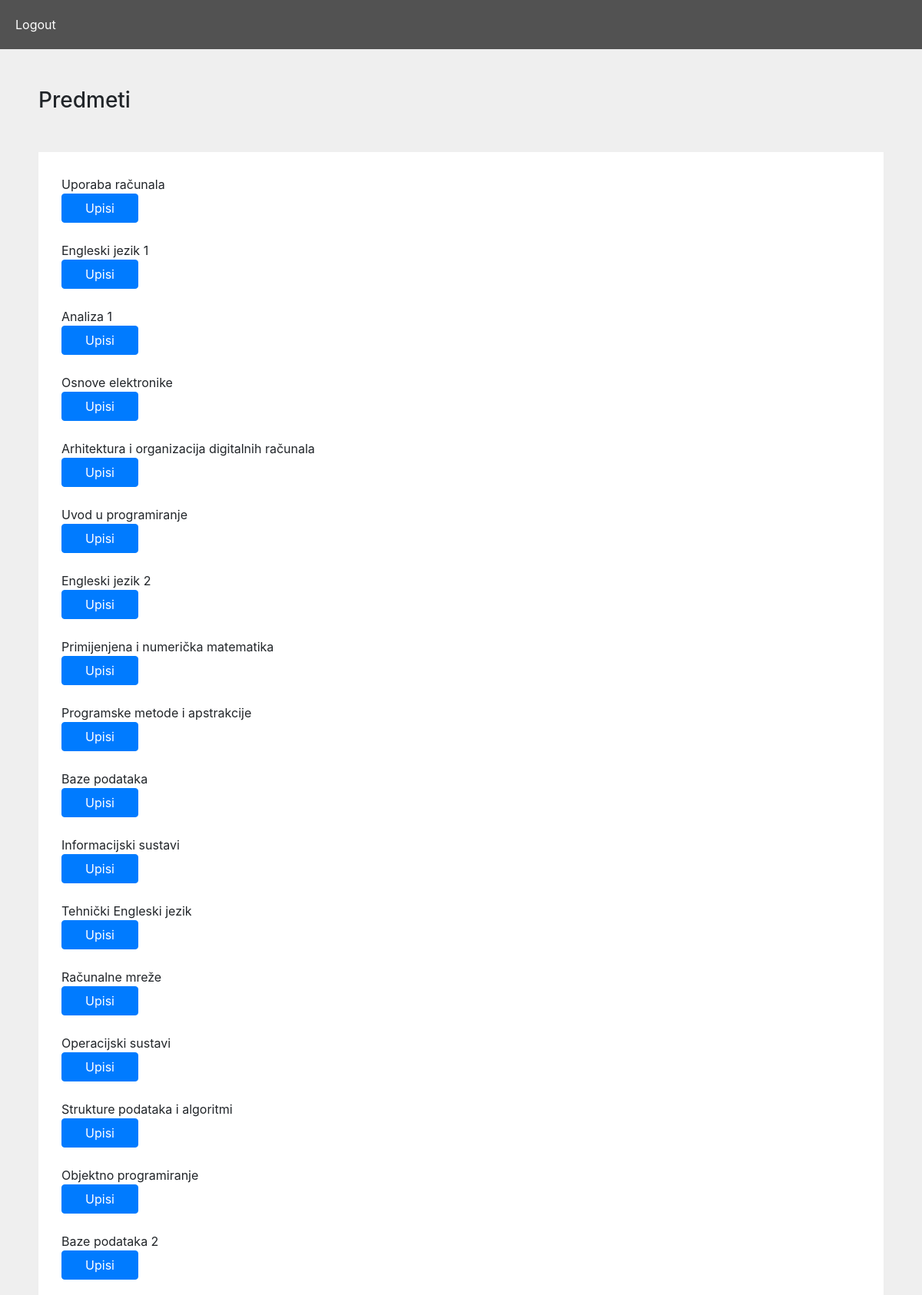
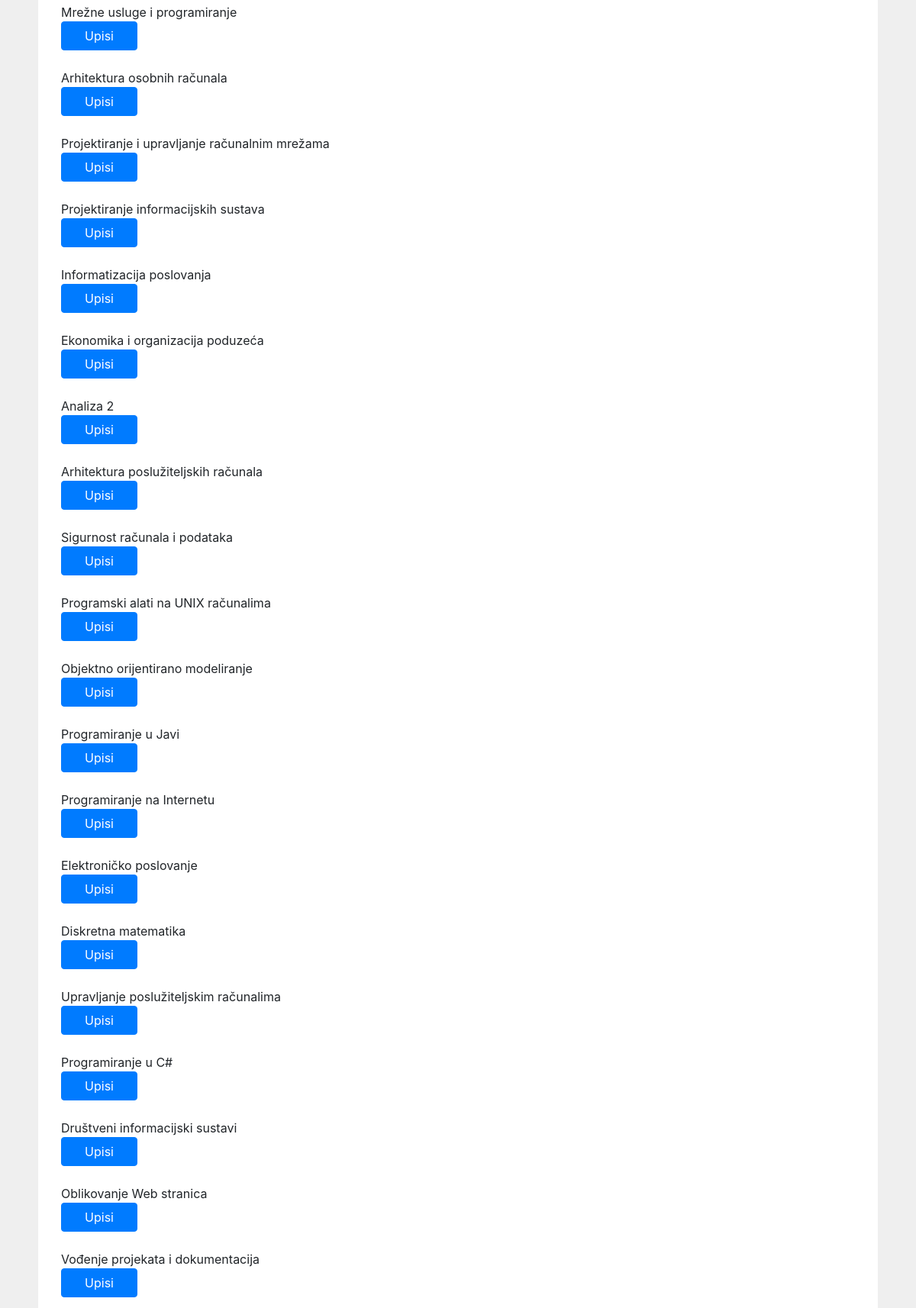
The app's page /upisni_list/23 (upper part) with its own data (2 pictures, top to bottom).
### app1/models.py (models this page shows, shortened)
class Predmeti(models.Model):
    IZBORNI = (('DA', 'da'), ('NE', 'ne'))
    name = models.CharField(max_length=50)
    kod = models.CharField(max_length=50)
    program = models.CharField(max_length=50)
    ects = models.IntegerField()
    sem_red = models.IntegerField()
    sem_izv = models.IntegerField()
    izborni = models.CharField(max_length=50, choices=IZBORNI)
    nositelj = models.ForeignKey(Korisnik, on_delete=models.CASCADE,blank=True, null=True)

### app1/views.py (the view)
# urls.py: path('upisni_list/<int:student_id>', views.upisni_list, name='upisni_list'),
def upisni_list(request,student_id):
    student=Korisnik.objects.get(id=student_id)
    ostali=[]
    zip1=[]
    zip2=[]
    zip3=[]
    zip4=[]
    zip5=[]
    zip6=[]
    zip7=[]
    zip8=[]
    up1=[]
    pol1=[]
    upis1=[]
    up2=[]
    pol2=[]
    upis2=[]
    up3=[]
    pol3=[]
    upis3=[]
    up4=[]
    pol4=[]
    upis4=[]
    up5=[]
    pol5=[]
    upis5=[]
    up6=[]
    pol6=[]
    upis6=[]
    up7=[]
    pol7=[]
    upis7=[]
    up8=[]
    pol8=[]
    upis8=[]
    if student.status=="izv":
        predmeti=Predmeti.objects.all()
        upisi=Upisi.objects.filter(student_id=student.id)
        flag=True
        for i in predmeti:
            flag=True
            for j in upisi:
                if j.predmet_id == i.id:
                    flag=False
            if flag==True:
                ostali.append(i)
        izv1=Predmeti.objects.filter(sem_izv=1)
        for i in izv1:
            for j in upisi:
                if i.id==j.predmet_id:
                    if j.status=="up":
                        up1.append(i)
                        upis1.append(j)
                        zip1=zip(up1,upis1)
                    elif j.status=="pol":
                        pol1.append(i)
        izv2=Predmeti.objects.filter(sem_izv=2)
        for i in izv2:
            for j in upisi:
                if i.id==j.predmet_id:
                    if j.status=="up":
                        up2.append(i)
                        upis2.append(j)
                        zip2=zip(up2,upis2)
                    elif j.status=="pol":
                        pol2.append(i)
        izv3=Predmeti.objects.filter(sem_izv=3)
        for i in izv3:
            for j in upisi:
                if i.id==j.predmet_id:
                    if j.status=="up":
                        up3.append(i)
                        upis3.append(j)
                        zip3=zip(up3,upis3)
                    elif j.status=="pol":
                        pol3.append(i)
        izv4=Predmeti.objects.filter(sem_izv=4)
        for i in izv4:
            for j in upisi:
                if i.id==j.predmet_id:
                    if j.status=="up":
                        up4.append(i)
                        upis4.append(j)
                        zip4=zip(up4,upis4)
                    elif j.status=="pol":
                        pol4.append(i)
        izv5=Predmeti.objects.filter(sem_izv=5)
        for i in izv5:
            for j in upisi:
                if i.id==j.predmet_id:
                    if j.status=="up":
                        up5.append(i)
                        upis5.append(j)
                        zip5=zip(up5,upis5)
                    elif j.status=="pol":
                        pol5.append(i)
        izv6=Predmeti.objects.filter(sem_izv=6)
        for i in izv6:
            for j in upisi:
                if i.id==j.predmet_id:
                    if j.status=="up":
                        up6.append(i)
                        upis6.append(j)
                        zip6=zip(up6,upis6)
                    elif j.status=="pol":
                        pol6.append(i)
        izv7=Predmeti.objects.filter(sem_izv=7)
        for i in izv7:
            for j in upisi:
                if i.id==j.predmet_id:
                    if j.status=="up":
                        up7.append(i)
                        upis7.append(j)
                        zip7=zip(up7,upis7)
                    elif j.status=="pol":
                        pol7.append(i)
        izv8=Predmeti.objects.filter(sem_izv=8)
        for i in izv8:
            for j in upisi:
                if i.id==j.predmet_id:
                    if j.status=="up":
                        up8.append(i)
                        upis8.append(j)
                        zip8=zip(up8,upis8)
                    elif j.status=="pol":
                        pol8.append(i)
        return render(request, 'upisni_list_izv.html',{"student_id":student_id,"zip1":zip1,"zip2":zip2,"zip3":zip3,"zip4":zip4,"zip5":zip5,"zip6":zip6,"zip7":zip7,"zip8":zip8,"all":ostali,"up1":up1,"pol1":pol1,"up2":up2,"pol2":pol2,"up3":up3,"pol3":pol3,"up4":up4,"pol4":pol4,"up5":up5,"pol5":pol5,"up6":up6,"pol6":pol6,"up7":up7,"pol7":pol7,"up8":up8,"pol8":pol8,"upis1":upis1,"upis2":upis2,"upis3":upis3,"upis4":upis4,"upis5":upis5,"upis6":upis6,"upis7":upis7,"upis8":upis8})
    elif student.status=="red":
        upisi=Upisi.objects.filter(student_id=student.id)
        predmeti=Predmeti.objects.all()
        flag=True
        for i in predmeti:
            flag=True
            for j in upisi:
                if j.predmet_id == i.id:
                    flag=False
            if flag==True:
                ostali.append(i)
        red1=Predmeti.objects.filter(sem_red=1)
        for i in red1:
            for j in upisi:
                if i.id==j.predmet_id:
                    if j.status=="up":
                        up1.append(i)
                        upis1.append(j)
                        zip1=zip(up1,upis1)
                    elif j.status=="pol":
                        pol1.append(i)
        red2=Predmeti.objects.filter(sem_red=2)
        for i in red2:
            for j in upisi:
                if i.id==j.predmet_id:
                    if j.status=="up":
                        up2.append(i)
                        upis2.append(j)
                        zip2=zip(up2,upis2)
                    elif j.status=="pol":
                        pol2.append(i)
        red3=Predmeti.objects.filter(sem_red=3)
        for i in red3:
            for j in upisi:
                if i.id==j.predmet_id:
                    if j.status=="up":
                        up3.append(i)
                        upis3.append(j)
                        zip3=zip(up3,upis3)
                    elif j.status=="pol":
                        pol3.append(i)
        red4=Predmeti.objects.filter(sem_red=4)
        for i in red4:
            for j in upisi:
                if i.id==j.predmet_id:
                    if j.status=="up":
                        up4.append(i)
                        upis4.append(j)
                        zip4=zip(up4,upis4)
                    elif j.status=="pol":
                        pol4.append(i)
        red5=Predmeti.objects.filter(sem_red=5)
        for i in red5:
            for j in upisi:
                if i.id==j.predmet_id:
                    if j.status=="up":
                        up5.append(i)
                        upis5.append(j)
                        zip5=zip(up5,upis5)
                    elif j.status=="pol":
                        pol5.append(i)
        red6=Predmeti.objects.filter(sem_red=6)
        for i in red6:
            for j in upisi:
                if i.id==j.predmet_id:
                    if j.status=="up":
                        up6.append(i)
                        upis6.append(j)
                        zip6=zip(up6,upis6)
                    elif j.status=="pol":
                        pol6.append(i)
        return render(request, 'upisni_list_red.html',{"student_id":student_id,"zip1":zip1,"zip2":zip2,"zip3":zip3,"zip4":zip4,"zip5":zip5,"zip6":zip6,"all":ostali,"up1":up1,"pol1":pol1,"up2":up2,"pol2":pol2,"up3":up3,"pol3":pol3,"up4":up4,"pol4":pol4,"up5":up5,"pol5":pol5,"up6":up6,"pol6":pol6,"upis1":upis1,"upis2":upis2,"upis3":upis3,"upis4":upis4,"upis5":upis5,"upis6":upis6})
    return render(request, 'login.html')

### app1/templates/upisni_list_red.html (shortened to what this page needs)
{% extends 'base.html'%}
{% block upisni_list_red %}
<div class="nav">
    <a href="{%url 'logout' %}">Logout</a>
</div>
<div class="out">
    <h3>{{"Predmeti"}}</h3>
    <div class="box">
        {% for predmet in all%}
            {{predmet.name}}<form method="post" action="{%url 'upisi_admin' predmet.id student_id %}"><button type="submit" class="btn btn-primary">Upisi</button>{% csrf_token %}</form><br>
        {% endfor %}
        {% for predmet,upis in zip1%}
            {{predmet.name}} <a href="{%url 'confirm_ispis' upis.id %}">Ispisi</a><br>
        {% endfor %}
        {% for predmet,upis in zip4%}
        {{predmet.name}} <a href="{%url 'confirm_ispis' upis.id %}">Ispisi</a><br>
        {% endfor %}
    </div>
</div>
{% endblock %}

### app1/static/css/style.css (style rules this page uses)
body { background-color: rgb(239, 239, 239); }
.btn { width: 100px; }
.box { padding: 30px; background-color: white; }
.nav { padding: 20px; background-color: rgb(82, 82, 82); }
.out { margin: 50px; }
h3 { margin-bottom: 50px; }
.nav a { color:white; padding-right:40px; }

### records on screen
Predmeti: name "Uporaba računala"
Predmeti: name "Engleski jezik 1"
Predmeti: name "Analiza 1"
Predmeti: name "Osnove elektronike"
Predmeti: name "Arhitektura i organizacija digitalnih računala"
Predmeti: name "Uvod u programiranje"
Predmeti: name "Engleski jezik 2"
Predmeti: name "Primijenjena i numerička matematika"
Predmeti: name "Programske metode i apstrakcije"
Predmeti: name "Baze podataka"
Predmeti: name "Informacijski sustavi"
Predmeti: name "Tehnički Engleski jezik"
Predmeti: name "Računalne mreže"
Predmeti: name "Operacijski sustavi"
Predmeti: name "Strukture podataka i algoritmi"
Predmeti: name "Objektno programiranje"
Predmeti: name "Baze podataka 2"
Predmeti: name "Mrežne usluge i programiranje"
Predmeti: name "Arhitektura osobnih računala"
Predmeti: name "Projektiranje i upravljanje računalnim mrežama"
Predmeti: name "Projektiranje informacijskih sustava"
Predmeti: name "Informatizacija poslovanja"
Predmeti: name "Ekonomika i organizacija poduzeća"
Predmeti: name "Analiza 2"
Predmeti: name "Arhitektura poslužiteljskih računala"
Predmeti: name "Sigurnost računala i podataka"
Predmeti: name "Programski alati na UNIX računalima"
Predmeti: name "Objektno orijentirano modeliranje"
Predmeti: name "Programiranje u Javi"
Predmeti: name "Programiranje na Internetu"
Predmeti: name "Elektroničko poslovanje"
Predmeti: name "Diskretna matematika"
Predmeti: name "Upravljanje poslužiteljskim računalima"
Predmeti: name "Programiranje u C#"
Predmeti: name "Društveni informacijski sustavi"
Predmeti: name "Oblikovanje Web stranica"
Predmeti: name "Vođenje projekata i dokumentacija"

### other values on screen
{{ "Predmeti" }} "Predmeti"
